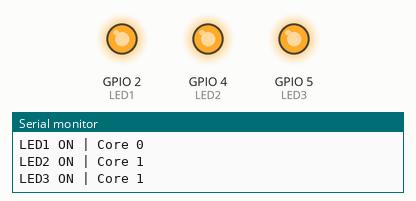
This sketch was run on a simulated ESP32. On the bench: output pins drawn as LEDs (lit = HIGH), the last lines printed to the serial monitor.

Above: at 1.15 s.
At 1.4 s:
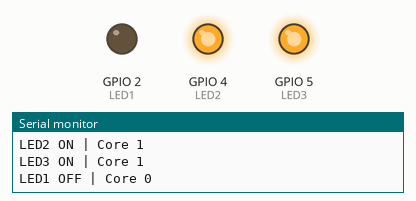
At 1.8 s:
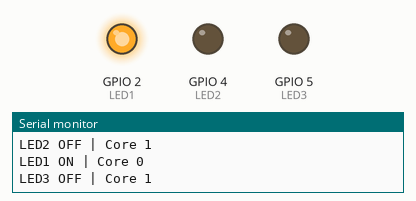
At 2.3 s:
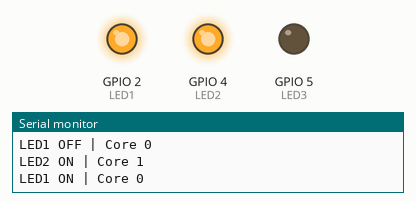
At 2.65 s:
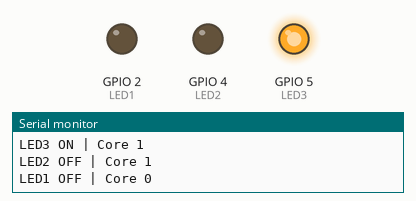
At 3.25 s:
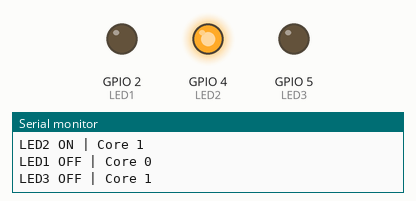
Timing chart, 0 to 4.2 s (numbered marks = the images above):
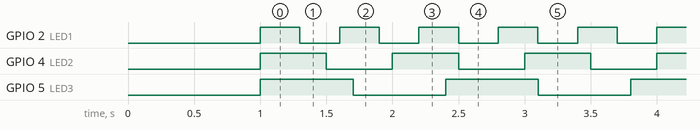

Measured:
- by itself, GPIO 2 (LED1): alternates HIGH for 0.30 s and LOW for 0.30 s
- by itself, GPIO 4 (LED2): alternates HIGH for 0.50 s and LOW for 0.50 s
- by itself, GPIO 5 (LED3): alternates HIGH for 0.70 s and LOW for 0.70 s

The sketch:

LED_test.ino
```cpp
#include <Arduino.h>
#include "freertos/FreeRTOS.h"
#include "freertos/task.h"

#define LED1 2   // Core 0
#define LED2 4   // Core 1
#define LED3 5   // Core 1

// ================= TASK LED1 (CORE 0) =================
void Task_LED_Core0(void *parameter) {
  pinMode(LED1, OUTPUT);
  for(;;) {
    digitalWrite(LED1, HIGH);
    Serial.println("LED1 ON | Core 0");
    vTaskDelay(300 / portTICK_PERIOD_MS);

    digitalWrite(LED1, LOW);
    Serial.println("LED1 OFF | Core 0");
    vTaskDelay(300 / portTICK_PERIOD_MS);
  }
}

// ================= TASK LED2 (CORE 1) =================
void Task_LED2_Core1(void *parameter) {
  pinMode(LED2, OUTPUT);
  for(;;) {
    digitalWrite(LED2, HIGH);
    Serial.println("LED2 ON | Core 1");
    vTaskDelay(500 / portTICK_PERIOD_MS);

    digitalWrite(LED2, LOW);
    Serial.println("LED2 OFF | Core 1");
    vTaskDelay(500 / portTICK_PERIOD_MS);
  }
}

// ================= TASK LED3 (CORE 1) =================
void Task_LED3_Core1(void *parameter) {
  pinMode(LED3, OUTPUT);
  for(;;) {
    digitalWrite(LED3, HIGH);
    Serial.println("LED3 ON | Core 1");
    vTaskDelay(700 / portTICK_PERIOD_MS);  // interval berbeda dari LED2

    digitalWrite(LED3, LOW);
    Serial.println("LED3 OFF | Core 1");
    vTaskDelay(700 / portTICK_PERIOD_MS);
  }
}

// ================= SETUP =================
void setup() {
  Serial.begin(115200);
  delay(1000);
  Serial.println("Mulai program LED multi-core...");

  // Buat Task LED1 di Core 0
  xTaskCreatePinnedToCore(Task_LED_Core0, "LED_Core0", 2048, NULL, 1, NULL, 0);

  // Buat Task LED2 di Core 1
  xTaskCreatePinnedToCore(Task_LED2_Core1, "LED2_Core1", 2048, NULL, 1, NULL, 1);

  // Buat Task LED3 di Core 1
  xTaskCreatePinnedToCore(Task_LED3_Core1, "LED3_Core1", 2048, NULL, 1, NULL, 1);
}

void loop() {
  // Kosong, semua dijalankan oleh FreeRTOS
}
```
